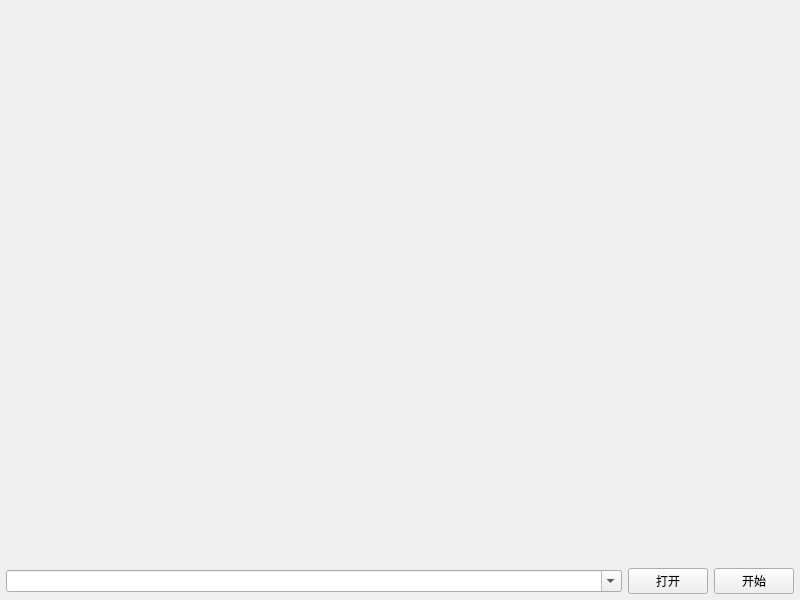
<?xml version="1.0" encoding="UTF-8"?>
<ui version="4.0">
 <class>frmDemoVideoSave</class>
 <widget class="QWidget" name="frmDemoVideoSave">
  <property name="geometry">
   <rect>
    <x>0</x>
    <y>0</y>
    <width>800</width>
    <height>600</height>
   </rect>
  </property>
  <property name="windowTitle">
   <string>Form</string>
  </property>
  <layout class="QVBoxLayout" name="verticalLayout">
   <property name="spacing">
    <number>6</number>
   </property>
   <property name="leftMargin">
    <number>6</number>
   </property>
   <property name="topMargin">
    <number>6</number>
   </property>
   <property name="rightMargin">
    <number>6</number>
   </property>
   <property name="bottomMargin">
    <number>6</number>
   </property>
   <item>
    <widget class="VideoWidget" name="videoWidget" native="true"/>
   </item>
   <item>
    <widget class="QWidget" name="widget" native="true">
     <property name="sizePolicy">
      <sizepolicy hsizetype="Preferred" vsizetype="Fixed">
       <horstretch>0</horstretch>
       <verstretch>0</verstretch>
      </sizepolicy>
     </property>
     <layout class="QHBoxLayout" name="horizontalLayout">
      <property name="spacing">
       <number>6</number>
      </property>
      <property name="leftMargin">
       <number>0</number>
      </property>
      <property name="topMargin">
       <number>0</number>
      </property>
      <property name="rightMargin">
       <number>0</number>
      </property>
      <property name="bottomMargin">
       <number>0</number>
      </property>
      <item>
       <widget class="QComboBox" name="cboxUrl">
        <property name="sizePolicy">
         <sizepolicy hsizetype="Expanding" vsizetype="Fixed">
          <horstretch>0</horstretch>
          <verstretch>0</verstretch>
         </sizepolicy>
        </property>
        <property name="editable">
         <bool>true</bool>
        </property>
       </widget>
      </item>
      <item>
       <widget class="QPushButton" name="btnOpen">
        <property name="minimumSize">
         <size>
          <width>80</width>
          <height>0</height>
         </size>
        </property>
        <property name="text">
         <string>打开</string>
        </property>
       </widget>
      </item>
      <item>
       <widget class="QPushButton" name="btnSave">
        <property name="minimumSize">
         <size>
          <width>80</width>
          <height>0</height>
         </size>
        </property>
        <property name="text">
         <string>开始</string>
        </property>
       </widget>
      </item>
     </layout>
    </widget>
   </item>
  </layout>
 </widget>
 <customwidgets>
  <customwidget>
   <class>VideoWidget</class>
   <extends>QWidget</extends>
   <header>videowidgetx.h</header>
   <container>1</container>
  </customwidget>
 </customwidgets>
 <resources/>
 <connections/>
</ui>
